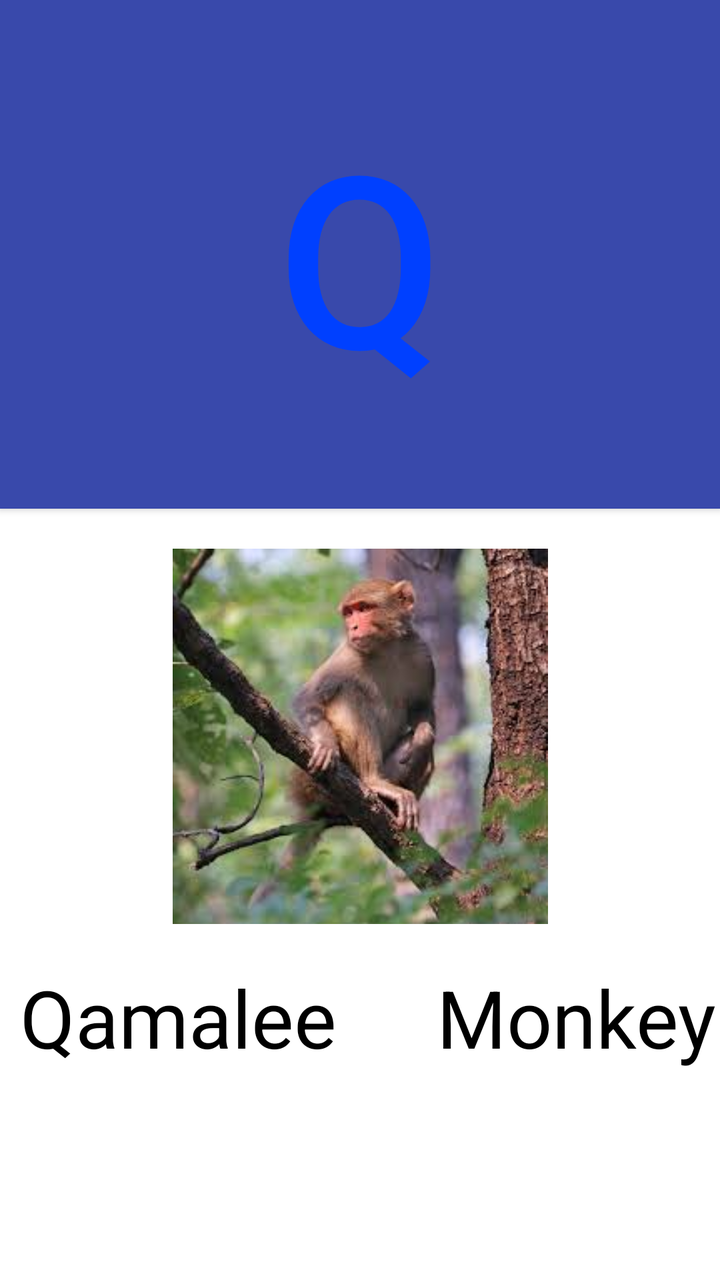
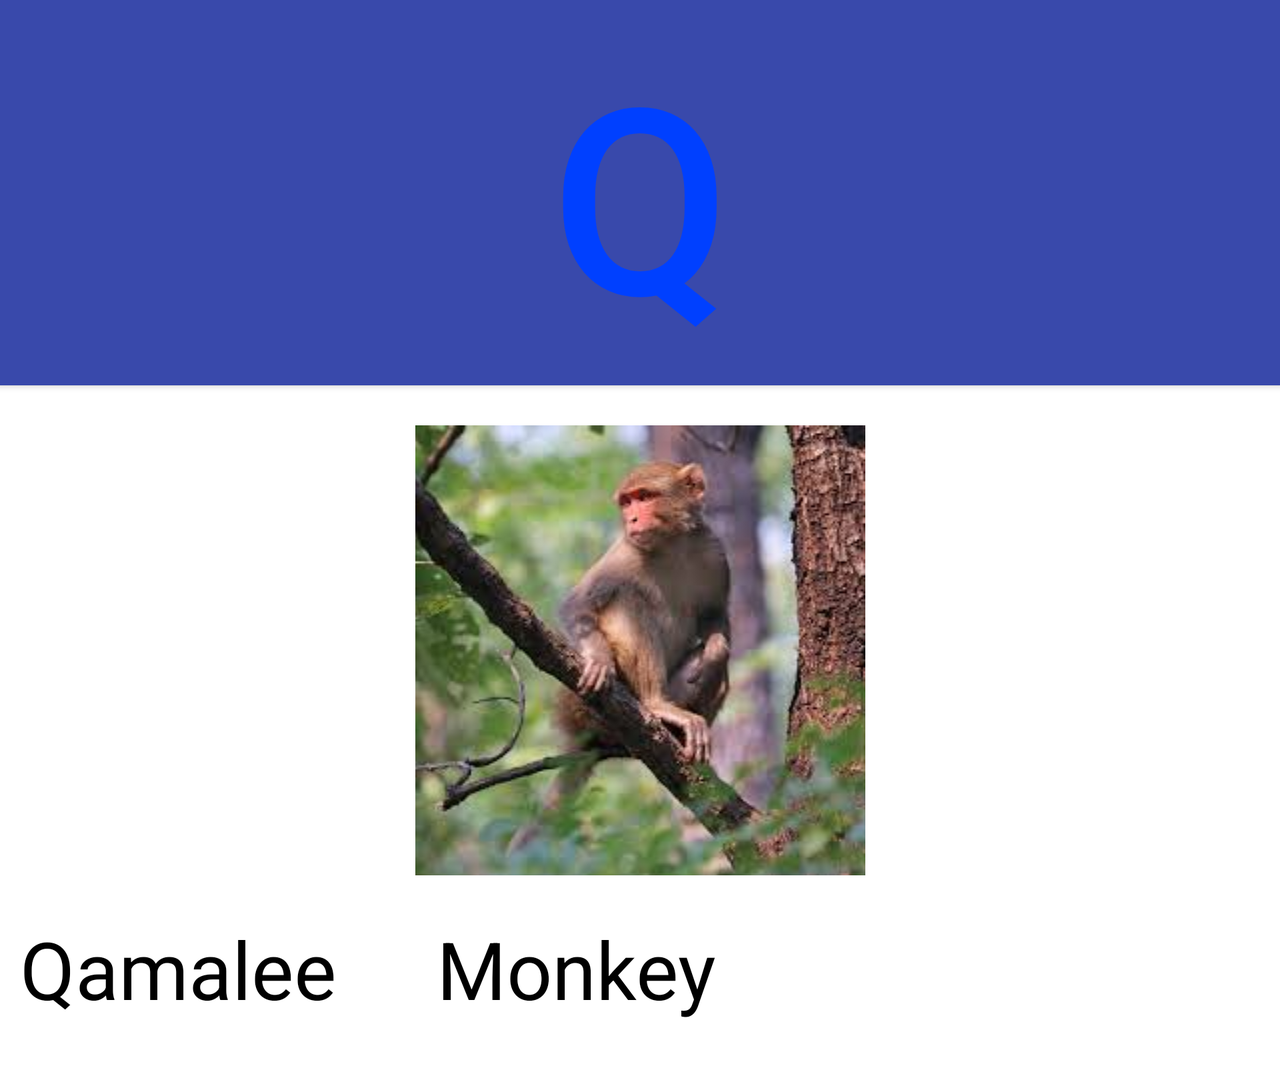

Two renders of one Android screen. The first uses the default layout on a phone; the second uses the alternative layout the repository ships for a different screen configuration, on a matching device. The two XML files are below.
<!-- AndroidManifest.xml: application theme Theme.QubeeOro -->
<!-- res/layout/qq.xml -->
<?xml version="1.0" encoding="utf-8"?>
<LinearLayout xmlns:android="http://schemas.android.com/apk/res/android"
    xmlns:app="http://schemas.android.com/apk/res-auto"
    xmlns:tools="http://schemas.android.com/tools"
    android:layout_width="match_parent"
    android:layout_height="match_parent"
    android:layout_weight="1"
    android:orientation="vertical">

    <LinearLayout
        android:layout_width="match_parent"
        android:layout_height="match_parent"
        android:orientation="vertical"
        android:layout_weight="1"
        >

        <Button
            android:id="@+id/Qaa1"
            android:layout_width="match_parent"
            android:layout_height="wrap_content"
            android:gravity="center"
            android:background="#e6e6ff"
            android:layout_weight="1"
            android:text="Q"
            android:onClick="Q"
            android:textColor="@color/d"
            android:textSize="120sp"
            />

        <ImageView
            android:id="@+id/imageView"
            android:layout_width="match_parent"
            android:layout_height="113dp"
            android:layout_margin="20dp"
            android:layout_weight="1"
            app:srcCompat="@drawable/qamalee"
            tools:layout_editor_absoluteX="3dp"
            tools:layout_editor_absoluteY="4dp" />

        <TextView
            android:id="@+id/textView"
            android:layout_width="match_parent"
            android:layout_height="wrap_content"
            android:layout_marginBottom="30dp"
            android:layout_weight="1"
            android:text=" Qamalee     Monkey"
            android:textColor="#000000"
            android:textDirection="inherit"
            android:textSize="40dp" />

    </LinearLayout>
</LinearLayout>
<!-- resources referenced by this layout -->
<resources>
  <color name="d">#0040ff</color>
  <!-- drawable qamalee: jpg bitmap (drawable, 10338 bytes) -->
  <style name="Theme.QubeeOro" parent="Theme.MaterialComponents.DayNight.DarkActionBar">
          
          <item name="colorPrimary">@color/colorPrimary</item>
          <item name="colorPrimaryVariant">@color/colorPrimary</item>
          <item name="colorOnPrimary">@color/whiteText</item>
          
          <item name="colorSecondary">@color/f</item>
          <item name="colorSecondaryVariant">@color/f</item>
          <item name="colorOnSecondary">@color/j</item>
          
          <item name="android:statusBarColor" tools:targetApi="l">?attr/colorPrimaryVariant</item>
          
      </style>
  <color name="colorPrimary">#3949AB</color>
  <color name="whiteText">#ffffff</color>
  <color name="f">#867979</color>
  <color name="j">#000000</color>
</resources>
<!-- res/layout-land/qq.xml (the repository's variant of the layout above) -->
<!-- drawn on the phone turned sideways -->
<?xml version="1.0" encoding="utf-8"?>
<ScrollView xmlns:android="http://schemas.android.com/apk/res/android"
    xmlns:app="http://schemas.android.com/apk/res-auto"
    xmlns:tools="http://schemas.android.com/tools"
    android:layout_width="match_parent"
    android:layout_height="wrap_content"
    tools:context=".Main3Activity">
    <LinearLayout
        android:layout_width="match_parent"
        android:layout_height="match_parent"
        android:layout_weight="1"
        android:gravity="center"
        android:orientation="vertical">

        <LinearLayout
            android:layout_width="match_parent"
            android:layout_height="match_parent"
            android:orientation="vertical"
            android:layout_weight="1"
            >

            <Button
                android:id="@+id/Qaa1"
                android:layout_width="match_parent"
                android:layout_height="wrap_content"
                android:gravity="center"
                android:background="#e6e6ff"
                android:layout_weight="1"
                android:text="Q"
                android:onClick="Q"
                android:textColor="@color/d"
                android:textSize="130sp"
                />

            <ImageView
                android:id="@+id/imageView"
                android:layout_width="match_parent"
                android:layout_height="wrap_content"
                android:layout_margin="20dp"
                android:layout_weight="1"
                app:srcCompat="@drawable/qamalee"
                tools:layout_editor_absoluteX="3dp"
                tools:layout_editor_absoluteY="4dp" />

            <TextView
                android:id="@+id/textView"
                android:layout_width="match_parent"
                android:layout_height="wrap_content"
                android:layout_marginBottom="30dp"
                android:layout_weight="1"
                android:text=" Qamalee     Monkey"
                android:textColor="#000000"
                android:textDirection="inherit"
                android:textSize="40dp" />

        </LinearLayout>
    </LinearLayout>
</ScrollView>
